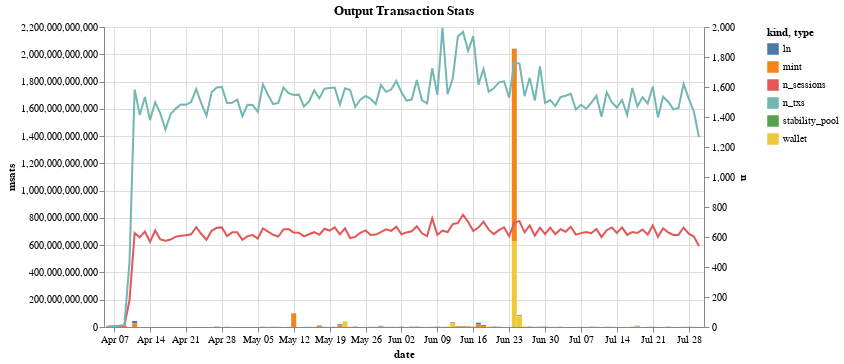

The code cell stored with this chart in its notebook:
### Code cell
make_tx_stats_chart('output', p_out, txs, session_times, False)

### Figure 1 — Vega-Lite specification as saved in the notebook (floating-point values rounded to 4 significant figures; data arrays with more than 128 entries replaced by an {"elided": "..."} marker saying what was removed)
{"config": {"view": {"continuousWidth": 300, "continuousHeight": 300}}, "layer": [{"data": {"name": "data-b7475b14837c654ee4d910d03dd48b3e"}, "mark": {"type": "bar"}, "encoding": {"color": {"field": "kind", "type": "nominal"}, "tooltip": [{"field": "date", "type": "temporal"}, {"field": "kind", "type": "nominal"}, {"field": "msats", "type": "quantitative"}], "x": {"field": "date", "type": "temporal"}, "y": {"field": "msats", "type": "quantitative"}}}, {"data": {"name": "data-4e37e5159930f97b3a5719eebada24e4"}, "mark": {"type": "line"}, "encoding": {"color": {"field": "type", "type": "nominal"}, "x": {"field": "date", "type": "temporal"}, "y": {"field": "n", "type": "quantitative"}}}], "height": 300, "resolve": {"scale": {"y": "independent"}}, "title": "Output Transaction Stats", "width": 600, "$schema": "https://vega.github.io/schema/vega-lite/v5.17.0.json", "datasets": {"data-b7475b14837c654ee4d910d03dd48b3e": {"elided": "260 records"}, "data-4e37e5159930f97b3a5719eebada24e4": {"elided": "230 records"}}}
